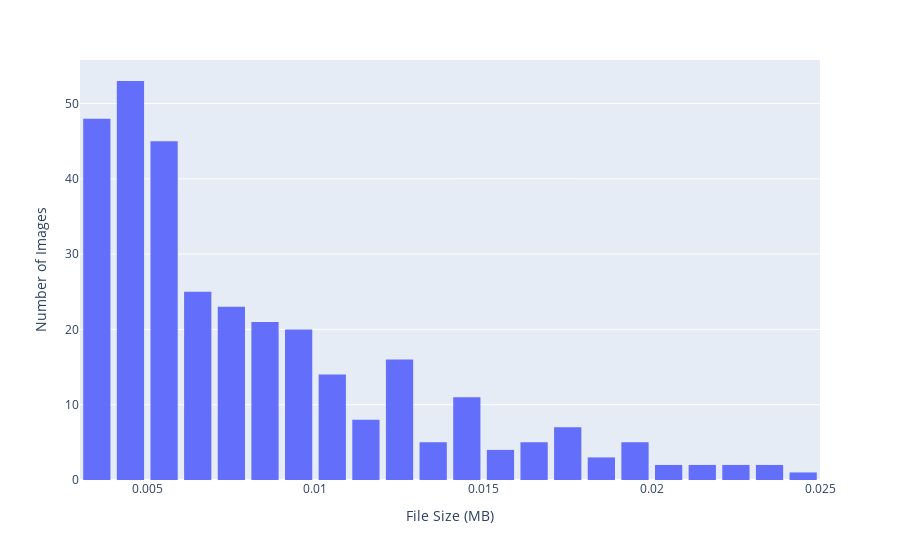

Notebook cell for this chart:
### Markdown cell above
### TEST ANALISIS

### Code cell
m,s = plot_size(path_to_label_test)
print(f"Mean file size: {m*1000:.2f} kB")
print(f"Standard deviation of file size: {s*1000:.2f} kB")

### Figure 1 — Plotly figure (JSON) as saved in the notebook; plotly's stock layout.template omitted (floating-point values rounded to 4 significant figures; data arrays with more than 128 entries replaced by an {"elided": "..."} marker saying what was removed)
{"data": [{"alignmentgroup": "True", "bingroup": "x", "hovertemplate": "File Size (MB)=%{x}<br>count=%{y}<extra></extra>", "legendgroup": "", "marker": {"color": "#636efa", "pattern": {"shape": ""}}, "name": "", "nbinsx": 40, "offsetgroup": "", "orientation": "v", "showlegend": false, "type": "histogram", "x": {"elided": "322 float values"}, "xaxis": "x", "yaxis": "y"}], "layout": {"bargap": 0.1, "bargroupgap": 0.1, "barmode": "relative", "legend": {"tracegroupgap": 0}, "margin": {"t": 60}, "showlegend": false, "xaxis": {"anchor": "y", "domain": [0, 1], "title": {"text": "File Size (MB)"}}, "yaxis": {"anchor": "x", "domain": [0, 1], "title": {"text": "Number of Images"}}}}
